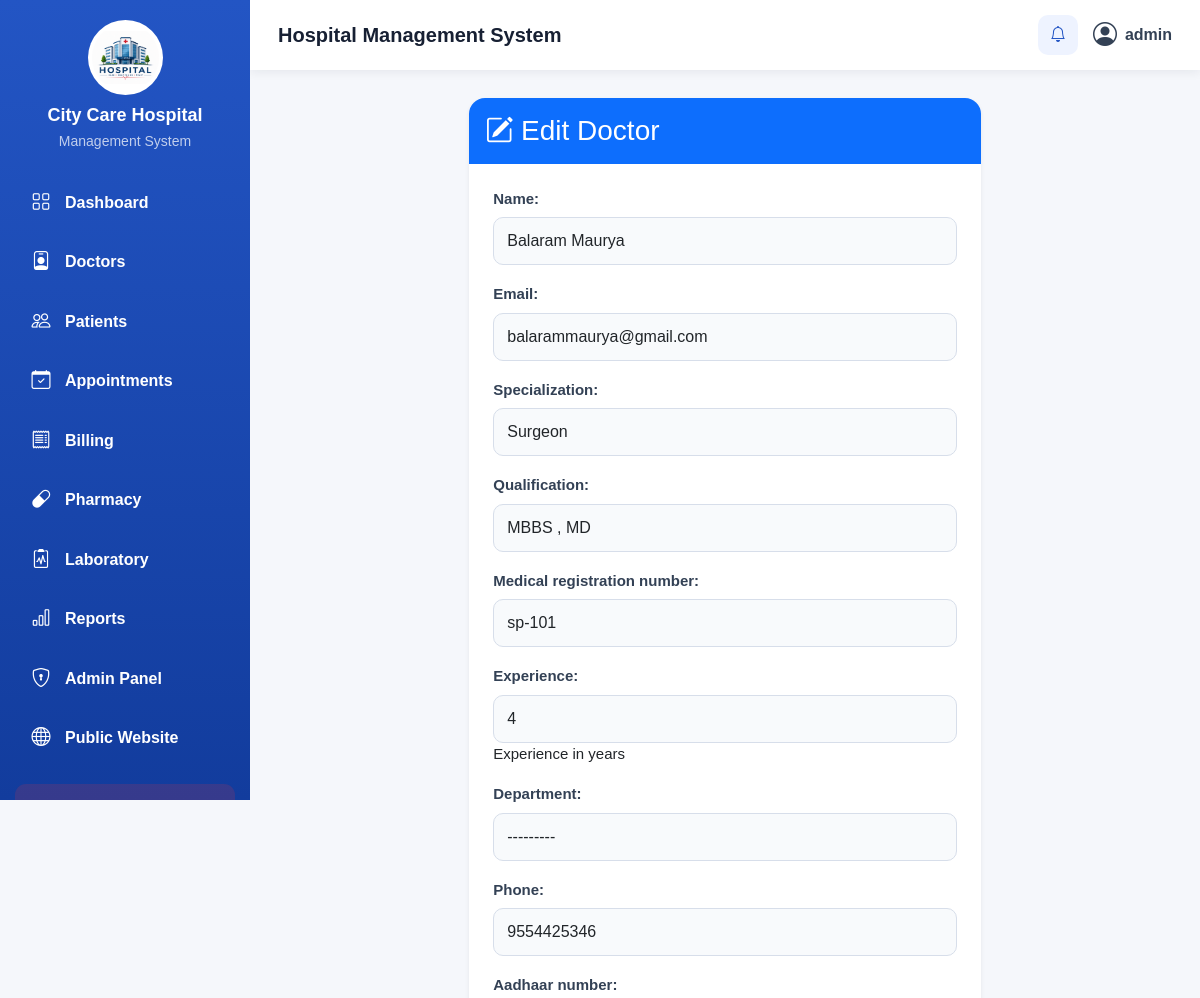
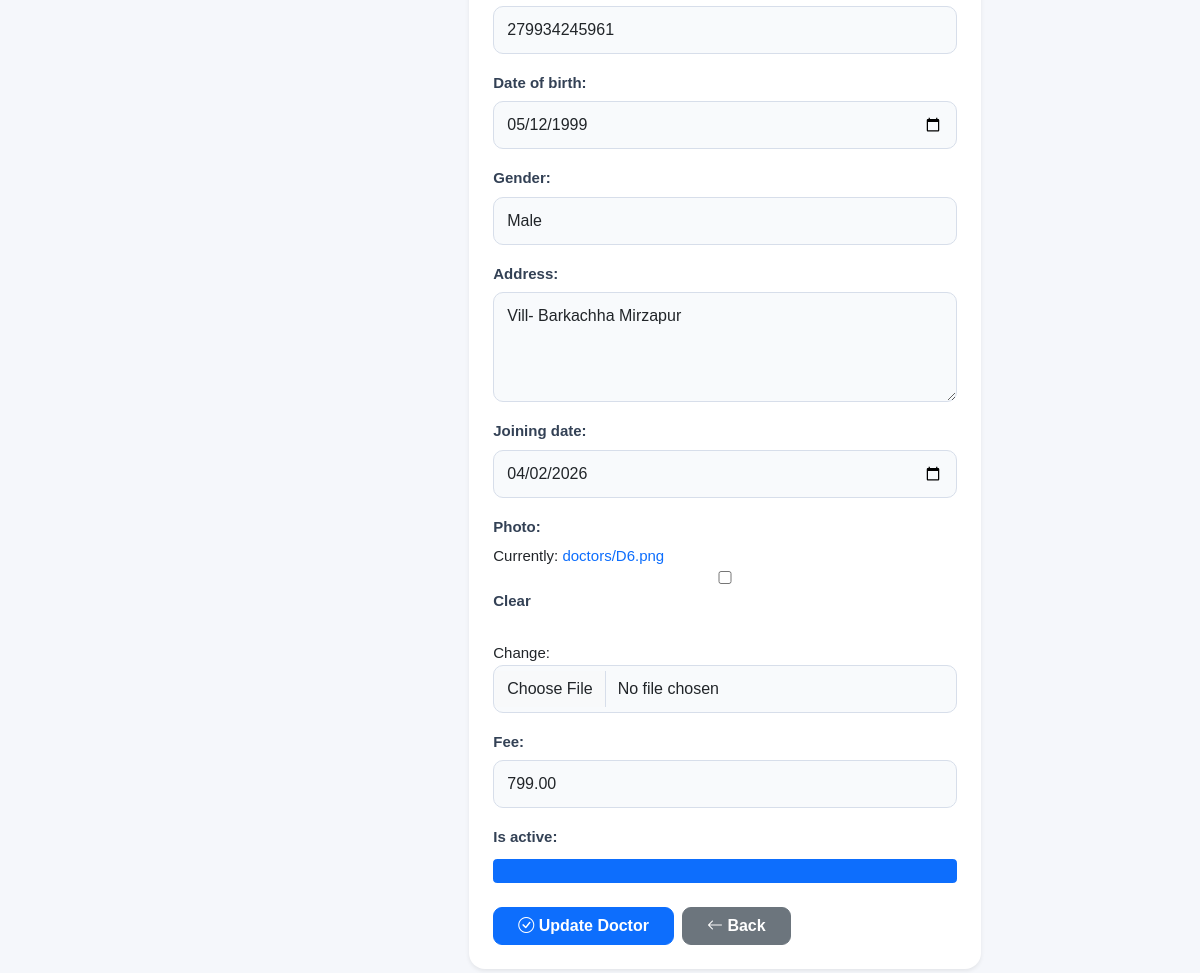
/doctors/edit/1/ (signed in), run on the app's committed database (2 pictures, top to bottom).
### management/models.py (models this page shows, shortened)
class Doctor(models.Model):
    GENDER_CHOICES = [
        ("Male", "Male"),
        ("Female", "Female"),
        ("Other", "Other"),
    ]
    name = models.CharField(
        max_length=100
    )
    email = models.EmailField(
        blank=True
    )
    specialization = models.CharField(
        max_length=100
    )
    qualification = models.CharField(
        max_length=150,
        blank=True
    )
    medical_registration_number = models.CharField(
        max_length=100,
        blank=True
    )
    experience = models.PositiveIntegerField(
        default=0,
        help_text="Experience in years"
    )
    department = models.ForeignKey(
        Department,
        on_delete=models.SET_NULL,
        null=True,
        blank=True,
        related_name="doctors"
    )
    phone = models.CharField(
        max_length=15
    )
    aadhaar_number = models.CharField(
        max_length=12,
        blank=True
    )
    date_of_birth = models.DateField(
        null=True,
        blank=True
    )
    gender = models.CharField(
        max_length=10,
        choices=GENDER_CHOICES,
        blank=True
    )
    address = models.TextField(
        blank=True
    )
    joining_date = models.DateField(
        null=True,
        blank=True
    )
    photo = models.ImageField(
        upload_to="doctors/",
        blank=True,
        null=True
    )
    fee = models.DecimalField(
        max_digits=10,
        decimal_places=2,
        default=0
    )
    is_active = models.BooleanField(
        default=True
    )
    created_at = models.DateTimeField(
        auto_now_add=True
    )
    updated_at = models.DateTimeField(
        auto_now=True
    )
    class Meta:
        ordering = ["name"]

### management/views.py (the view)
@role_or_admin_required(['Staff'])
def edit_doctor(request, id):
    doctor = get_object_or_404(
        Doctor,
        id=id
    )
    if request.method == "POST":
        form = DoctorForm(
            request.POST,
            request.FILES,
            instance=doctor
        )
        if form.is_valid():
            form.save()
            messages.success(
                request,
                "Doctor updated successfully."
            )
            return redirect(
                "doctors"
            )
    else:
        form = DoctorForm(
            instance=doctor
        )
    return render(
        request,
        "edit_doctor.html",
        {
            "form": form,
            "doctor": doctor
        }
    )

### management/views.py (called while the page is built, shortened)
def is_admin(user):
    return (
        user.is_authenticated
        and user.is_active
        and user.is_staff
        and user.is_superuser
    )

def role_or_admin_required(allowed_roles):
    def decorator(view_function):
        @wraps(view_function)
        @login_required(login_url="login")
        def wrapper(request, *args, **kwargs):
            if is_admin(request.user):
                return view_function(request, *args, **kwargs)
        return wrapper
    return decorator

### templates/edit_doctor.html (shortened to what this page needs)
{% extends 'base.html' %}
{% block content %}
<div class="row justify-content-center">
  <div class="col-lg-7 col-md-9">
    <div class="card border-0 shadow-sm rounded-4 overflow-hidden">
      <div class="card-header bg-primary text-white py-3">
        <h3 class="mb-0"><i class="bi bi-pencil-square"></i> Edit Doctor</h3>
      </div>
      <div class="card-body p-4">
        <form method="post" enctype="multipart/form-data">
          <div class="doctor-form">{{ form.as_p }}</div>
          <div class="mt-4 d-flex gap-2">
            <button type="submit" class="btn btn-primary px-4"><i class="bi bi-check-circle"></i> Update Doctor</button>
            <a href="{% url 'doctors' %}" class="btn btn-secondary px-4"><i class="bi bi-arrow-left"></i> Back</a>
          </div>
        </form>
      </div>
    </div>
  </div>
</div>
{% endblock %}

### templates/base.html (shortened to what this page needs)
{% load static %}
<!DOCTYPE html>
<html lang="en">
<head>
    <link
        href="https://cdn.jsdelivr.net/npm/bootstrap@5.3.3/dist/css/bootstrap.min.css"
        rel="stylesheet"
    >
    <link
        rel="stylesheet"
        href="https://cdn.jsdelivr.net/npm/bootstrap-icons@1.11.3/font/bootstrap-icons.min.css"
    >
    <link
        rel="stylesheet"
        href="{% static 'css/style.css' %}"
    >
</head>
<body class="{% if request.user.is_authenticated and request.user.userprofile.role == 'Patient' %}patient-layout{% else %}admin-layout{% endif %}">
<div class="sidebar">
    <div class="sidebar-brand">
        <img
            src="{% static 'images/hospital photo/logo.png' %}"
            alt="City Care Hospital Logo"
        >
        <h4>
            <b>City Care Hospital</b>
        </h4>
        <small>
            {% if request.user.is_authenticated and request.user.userprofile.role == "Patient" %}
                Patient Portal
            {% else %}
                Management System
            {% endif %}
        </small>
    </div>
    <nav class="sidebar-menu">
        {% if request.user.is_authenticated and request.user.userprofile.role == "Patient" %}
            <a
                href="{% url 'patient_dashboard' %}"
                class="{% if request.resolver_match.url_name == 'patient_dashboard' %}active{% endif %}"
            >
                <i class="bi bi-grid"></i>
                <b>Dashboard</b>
            </a>
            <a
                href="{% url 'patient_appointments' %}"
                class="{% if request.resolver_match.url_name == 'patient_appointments' %}active{% endif %}"
            >
                <i class="bi bi-calendar-check"></i>
                <b>My Appointments</b>
            </a>
            <a
                href="{% url 'patient_new_appointment' %}"
                class="{% if request.resolver_match.url_name == 'patient_new_appointment' %}active{% endif %}"
            >
                <i class="bi bi-calendar-plus"></i>
                <b>New Appointment</b>
            </a>
            <a
                href="{% url 'patient_bills' %}"
                class="{% if request.resolver_match.url_name == 'patient_bills' %}active{% endif %}"
            >
                <i class="bi bi-receipt"></i>
                <b>My Bills</b>
            </a>
            <a
                href="{% url 'patient_laboratory' %}"
                class="{% if request.resolver_match.url_name == 'patient_laboratory' %}active{% endif %}"
            >
                <i class="bi bi-clipboard2-pulse"></i>
                <b>Laboratory</b>
            </a>
            <a
                href="{% url 'patient_pharmacy' %}"
                class="{% if request.resolver_match.url_name == 'patient_pharmacy' %}active{% endif %}"
            >
                <i class="bi bi-capsule"></i>
                <b>Pharmacy</b>
            </a>
            <a
                href="{% url 'patient_profile' %}"
                class="{% if request.resolver_match.url_name == 'patient_profile' %}active{% endif %}"
            >
                <i class="bi bi-person-circle"></i>
                <b>My Profile</b>
            </a>
        {% else %}
            {% with role=request.user.userprofile.role %}
            <a
                href="{% if role == 'Doctor' %}{% url 'doctor_dashboard' %}{% elif role == 'Nurse' %}{% url 'nurse_dashboard' %}{% elif role == 'Staff' %}{% url 'staff_dashboard' %}{% else %}{% url 'dashboard' %}{% endif %}"
                class="{% if request.resolver_match.url_name in 'dashboard doctor_dashboard nurse_dashboard staff_dashboard' %}active{% endif %}"
            >
                <i class="bi bi-grid"></i>
                <b>Dashboard</b>
            </a>
            {% if role == 'Staff' or request.user.is_superuser %}
                <a href="{% url 'doctors' %}" class="{% if request.resolver_match.url_name == 'doctors' %}active{% endif %}">
                    <i class="bi bi-person-badge"></i><b>Doctors</b>
                </a>
            {% endif %}
            {% if role == 'Staff' or role == 'Doctor' or role == 'Nurse' or request.user.is_superuser %}
                <a href="{% url 'patients' %}" class="{% if request.resolver_match.url_name == 'patients' %}active{% endif %}">
                    <i class="bi bi-people"></i><b>Patients</b>
                </a>
                <a href="{% url 'appointments' %}" class="{% if request.resolver_match.url_name == 'appointments' %}active{% endif %}">
                    <i class="bi bi-calendar-check"></i><b>Appointments</b>
                </a>
            {% endif %}
            {% if role == 'Staff' or role == 'Doctor' or request.user.is_superuser %}
                <a href="{% url 'billing_list' %}" class="{% if request.resolver_match.url_name == 'billing_list' %}active{% endif %}">
                    <i class="bi bi-receipt"></i><b>Billing</b>
                </a>
            {% endif %}
            {% if role == 'Staff' or role == 'Nurse' or request.user.is_superuser %}
                <a href="{% url 'medicines' %}" class="{% if request.resolver_match.url_name == 'medicines' %}active{% endif %}">
                    <i class="bi bi-capsule"></i><b>Pharmacy</b>
                </a>
            {% endif %}
            {% if role == 'Staff' or role == 'Doctor' or role == 'Nurse' or request.user.is_superuser %}
                <a href="{% url 'laboratory' %}" class="{% if request.resolver_match.url_name == 'laboratory' %}active{% endif %}">
                    <i class="bi bi-clipboard2-pulse"></i><b>Laboratory</b>
                </a>
            {% endif %}
            {% if role == 'Staff' or role == 'Doctor' or request.user.is_superuser %}
                <a href="{% url 'reports' %}" class="{% if request.resolver_match.url_name == 'reports' %}active{% endif %}">
                    <i class="bi bi-bar-chart"></i><b>Reports</b>
                </a>
            {% endif %}
            {% endwith %}
            {% if request.user.is_superuser %}
                <a
                    href="{% url 'admin_panel' %}"
                    class="{% if request.resolver_match.url_name == 'admin_panel' %}active{% endif %}"
                >
                    <i class="bi bi-shield-lock"></i>
                    <b>Admin Panel</b>
                </a>
            {% endif %}
        {% endif %}
        <a href="{% url 'user_home' %}">
            <i class="bi bi-globe"></i>
            <b>Public Website</b>
        </a>
        {% if request.user.is_authenticated %}
            <a href="{% url 'logout' %}" class="logout-link">
                <i class="bi bi-box-arrow-right"></i>
                <b>Logout</b>
            </a>
        {% else %}
            <a href="{% url 'login' %}">
                <i class="bi bi-box-arrow-in-right"></i>
                <b>Login</b>
            </a>
        {% endif %}
    </nav>
</div>
<div class="main-wrapper">
    <header class="topbar">
        <div>
            <h5 class="mb-0">
                <b>
                    {% if request.user.is_authenticated and request.user.userprofile.role == "Patient" %}
                        Patient Portal
                    {% else %}
                        Hospital Management System
                    {% endif %}
                </b>
            </h5>
        </div>
        <div class="topbar-actions">
            <button
                type="button"
                class="icon-button"
                title="Notifications"
            >
                <i class="bi bi-bell"></i>
            </button>
            <div class="admin-box">
                <i class="bi bi-person-circle"></i>
                {% if request.user.is_authenticated %}
                    <span>
                        {{ request.user.username }}
                    </span>
                {% else %}
                    <span>
                        Guest
                    </span>
                {% endif %}
            </div>
        </div>
    </header>
    <main class="page-content">
        {% block content %}
        {% endblock %}
    </main>
</div>
</body>
</html>

### static/css/style.css (style rules this page uses)
:root { --primary: #2355c4; --primary-dark: #123c9d; --background: #f5f7fb; --text-dark: #172033; --text-muted: #64748b; --border: #e2e8f0; }
* { box-sizing: border-box; }
body { margin: 0; min-height: 100vh; background: var(--background); color: var(--text-dark); font-family: Arial, sans-serif; }
a { text-decoration: none; }
.sidebar { position: fixed; top: 0; left: 0; z-index: 1000; width: 250px; height: 100vh; padding: 20px 15px; overflow-y: auto; color: white; background: linear-gradient( 180deg, var(--primary), var(--primary-dark) ); }
.sidebar-brand { margin-bottom: 25px; text-align: center; }
.sidebar-brand img { width: 75px; height: 75px; padding: 4px; margin-bottom: 10px; object-fit: contain; background: white; border-radius: 50%; }
.sidebar-brand h4 { margin: 0; font-size: 18px; }
.sidebar-brand small { display: block; margin-top: 4px; color: rgba(255, 255, 255, 0.72); }
.sidebar-menu { display: flex; flex-direction: column; gap: 7px; }
.sidebar-menu a { display: flex; align-items: center; gap: 12px; padding: 12px 14px; color: white; border-radius: 11px; transition: 0.25s ease; }
.sidebar-menu a i { width: 24px; font-size: 19px; text-align: center; }
.sidebar-menu .logout-link { margin-top: 12px; background: rgba(220, 53, 69, 0.18); }
.main-wrapper { min-height: 100vh; margin-left: 250px; }
.topbar { position: sticky; top: 0; z-index: 900; height: 70px; padding: 0 28px; display: flex; justify-content: space-between; align-items: center; background: white; box-shadow: 0 2px 10px rgba(15, 23, 42, 0.07); }
.topbar-actions { display: flex; align-items: center; gap: 15px; }
.icon-button { width: 40px; height: 40px; border: none; border-radius: 10px; color: var(--primary); background: #eef3ff; transition: 0.25s; }
.admin-box { display: flex; align-items: center; gap: 8px; color: #334155; font-weight: 600; }
.admin-box i { font-size: 24px; }
.page-content { padding: 28px; }
.card { border: none; transition: 0.3s ease; }
.card-header { border: none; }
.card-body { font-size: 15px; }
.btn { border-radius: 9px; font-weight: 600; }
.doctor-form p, .patient-form p, .appointment-form p, .bill-form p, .medicine-form p { margin-bottom: 18px; }
.doctor-form label, .patient-form label, .appointment-form label, .bill-form label, .medicine-form label { display: block; margin-bottom: 7px; color: #334155; font-weight: 600; }
.doctor-form input, .doctor-form select, .doctor-form textarea, .patient-form input, .patient-form select, .patient-form textarea, .appointment-form input, .appointment-form select, .appointment-form textarea, .bill-form input, .bill-form select, .bill-form textarea, .medicine-form input, .medicine-form select, .medicine-form textarea { width: 100%; padding: 11px 13px; border: 1px solid #d7deea; border-radius: 10px; background: #f8fafc; outline: none; transition: 0.25s ease; }
.doctor-form textarea, .patient-form textarea, .appointment-form textarea, .bill-form textarea, .medicine-form textarea { min-height: 110px; resize: vertical; }

### data on the page
Doctor: name "Balaram Maurya", email "balarammaurya@gmail.com", specialization "Surgeon", qualification "MBBS , MD", medical_registration_number "sp-101", experience "4", department "---------", phone "9554425346", aadhaar_number "279934245961", date_of_birth "05/12/1999", gender "Male", address "Vill- Barkachha Mirzapur", joining_date "04/02/2026", fee "799.00", is_active "☑"

### other printed values
{{ request.user.username }} "admin"
